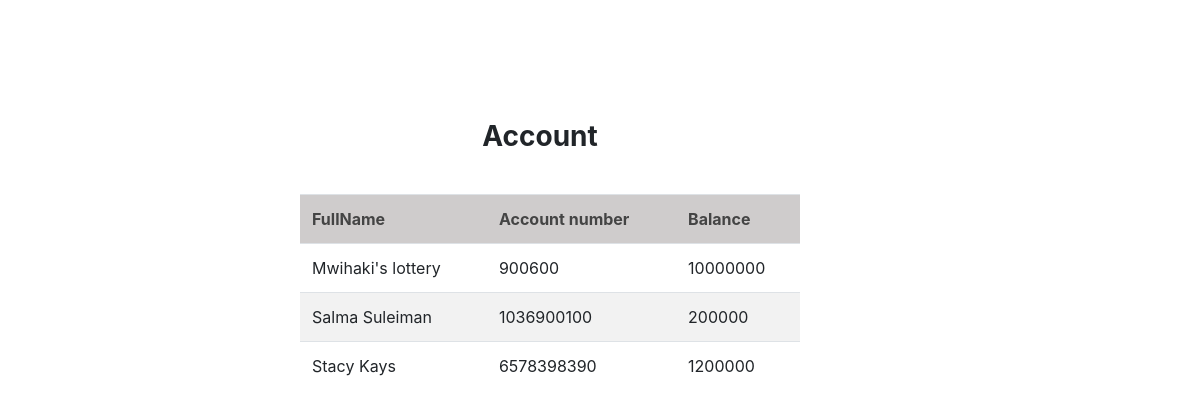
Before: /wallet/accounts/ with the older database file.
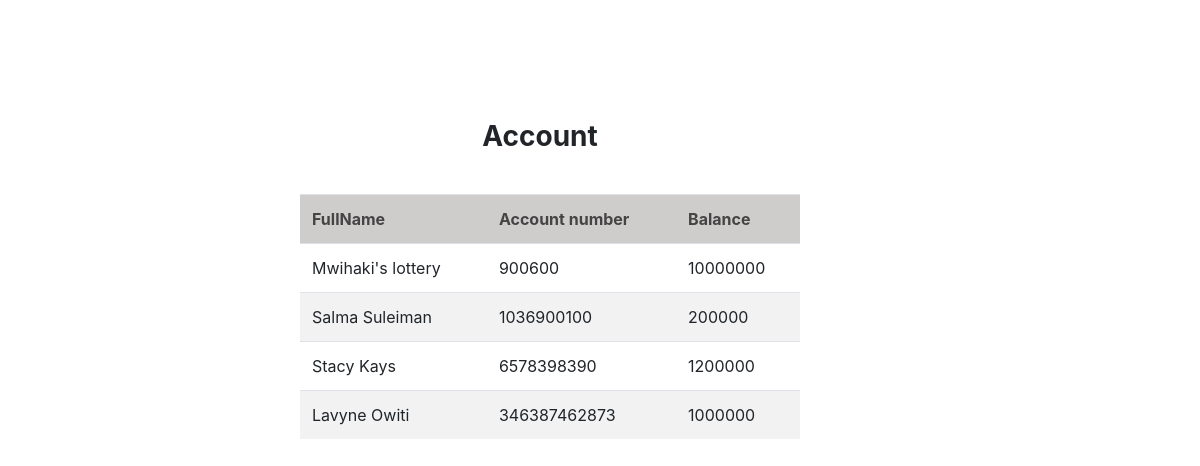
After: the same page with the newer database file.
### wallet/models.py (models this page shows, shortened)
class Account(models.Model):
    account_number = models.CharField(max_length=20,null=True)
    account_name= models.CharField(max_length=30,null=True)
    balance = models.IntegerField()
    account_pin = models.PositiveSmallIntegerField(null=True)
    account_choices=(
        ('w', 'withdraw'),
        ('S', 'Savings'),
        ('D', 'Deposit')
    )
    account_type= models.CharField(max_length=15, choices=account_choices,null=True)
    def withdraw(self, amount):
       if amount <= 0:
           message =  "Invalid amount"
           status = 403
       else:
           self.balance -= amount
           self.save()
           message = f"You have withdrawn {amount}, your new balance is {self.balance}"
           status = 200
       return message, status

### wallet/views.py (the view)
# urls.py: path("accounts/", views.list_account,name="account_list"),
def list_account(request):
    accounts=models.Account.objects.all()
    return render(request,"wallet/account_list.html",{"accounts":accounts})

### wallet/templates/wallet/account_list.html (shortened to what this page needs)
<!doctype html>
<html lang="en">
  <head>
    <link rel="stylesheet" href="https://cdn.jsdelivr.net/npm/bootstrap@4.3.1/dist/css/bootstrap.min.css">
  </head>
  <body>
    <h3> Account</h3>
    <table class="table table-striped table-hover" style="width: 500px;">
            <th>FullName</th>
            <th>Account number</th>
            <th>Balance</th>
        {% for account in accounts %}
        <tr>
                <td>{{ account.account_name }}</td>
                <td>{{ account.account_number }}</td>
                <td>{{ account.balance}}</td>
        </tr>
    {%endfor%}
    </table>
  </body>
</html>

Changed rows visible on the page:
added Account: account_name "Lavyne Owiti", account_number "346387462873", balance "1000000"
